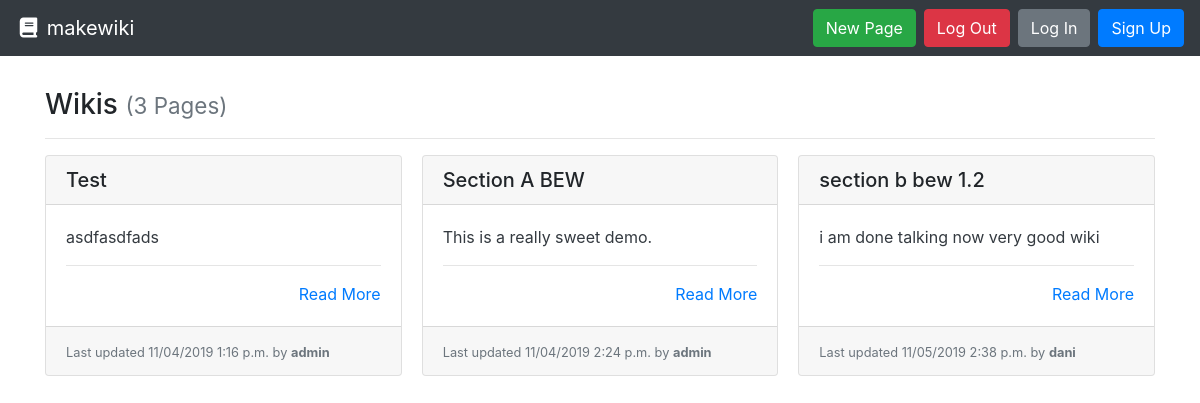
Before: / with the older database file.
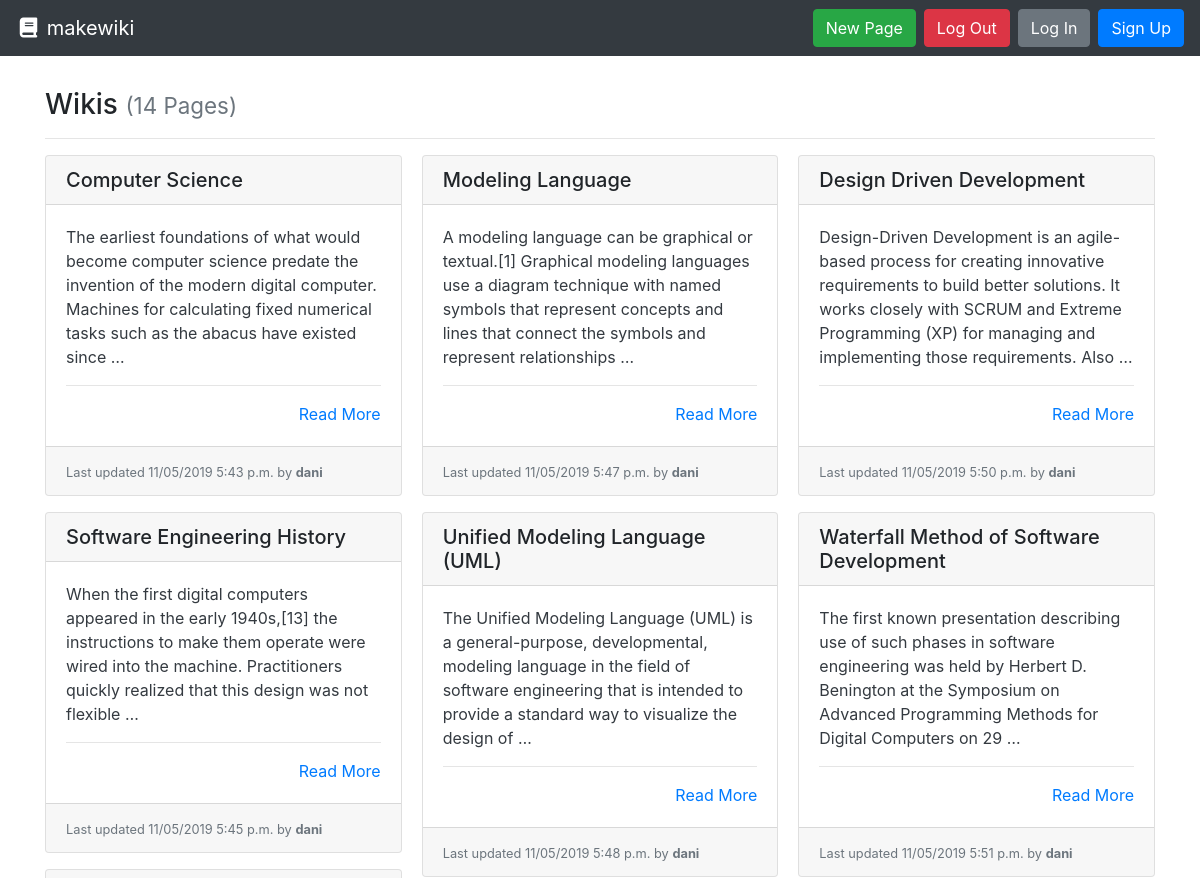
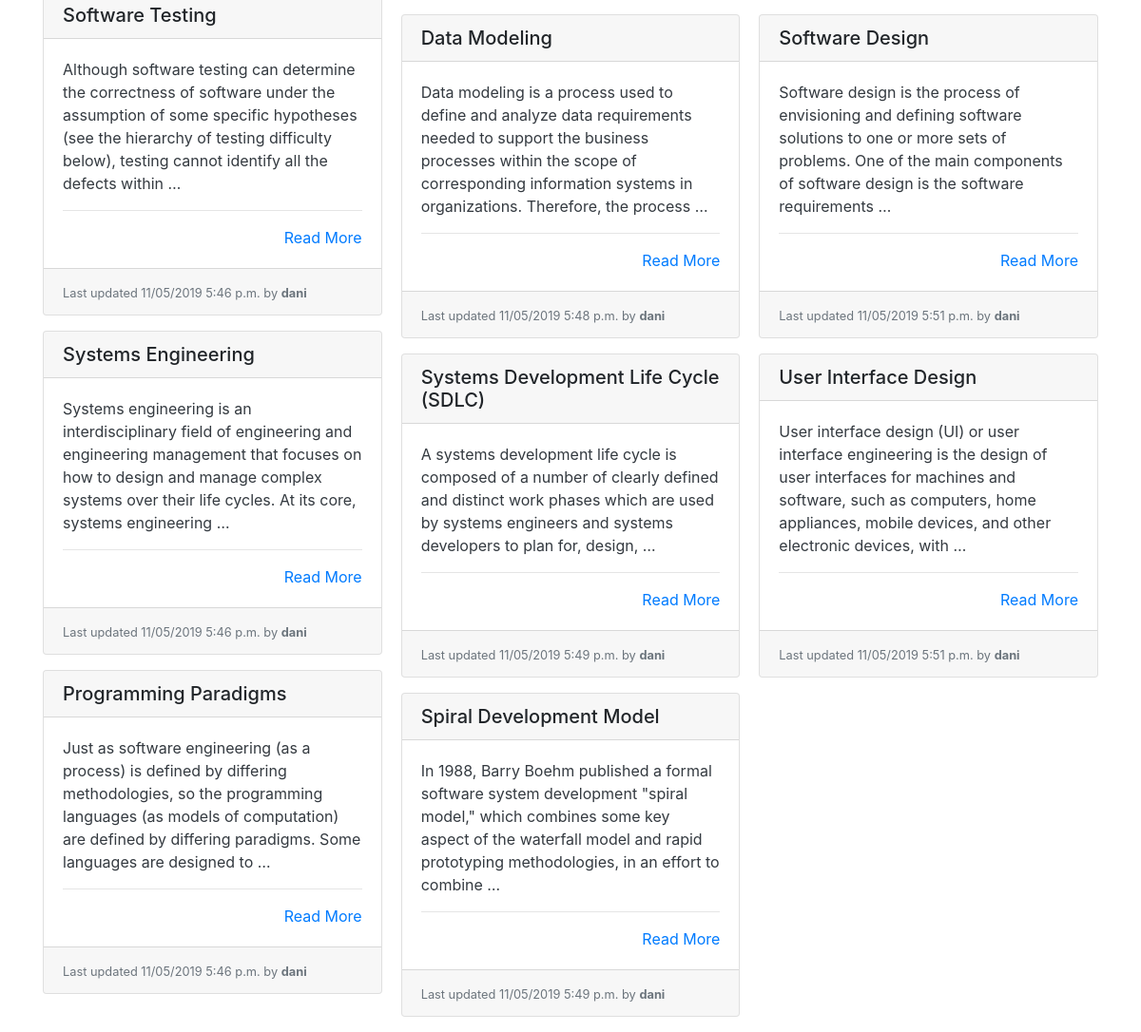
After: the same page with the newer database file (2 pictures, top to bottom).
### wiki/models.py (models this page shows, shortened)
class Page(models.Model):
    title = models.CharField(max_length=settings.WIKI_PAGE_TITLE_MAX_LENGTH, unique=True,
                             help_text="Title of your page.")
    author = models.ForeignKey(User, on_delete=models.PROTECT,
                               help_text="The user that posted this article.")
    slug = models.CharField(max_length=settings.WIKI_PAGE_TITLE_MAX_LENGTH, blank=True, editable=False,
                            help_text="Unique URL path to access this page. Generated by the system.")
    content = models.TextField(
        help_text="Write the content of your page here.")
    created = models.DateTimeField(auto_now_add=True,
                                   help_text="The date and time this page was created. Automatically generated when the model saves.")
    modified = models.DateTimeField(auto_now=True,
                                    help_text="The date and time this page was updated. Automatically generated when the model updates.")

### wiki/views.py (the view)
# urls.py: path('', PageListView.as_view(), name='wiki-list-page'),
class PageListView(ListView):
    model = Page
    def get(self, request):
        pages = self.get_queryset().all()
        return render(request, 'list.html', {
          'pages': pages
        })

### wiki/templates/list.html
{% extends "base.html" %}
{% block content %}
  <h3>Wikis {% if pages %}<small class="text-muted">({{ pages|length }} Page{{ pages|length|pluralize:"s" }})</small>{% endif %}</h3>
  <hr>
  {% if pages %}
    <div class="card-columns">
      {% for page in pages %}
        {% include "partials/card.html" %}
      {% endfor %}
    </div>
  {% else %}
    <div class="alert alert-primary" role="alert">No pages to display.</div>
  {% endif %}
{% endblock %}

### templates/base.html (shortened to what this page needs)
<!doctype html>
<html lang="en">
  <head>
    <link rel="stylesheet" href="https://stackpath.bootstrapcdn.com/bootstrap/4.3.1/css/bootstrap.min.css"
>
  </head>
  <body>
    <nav class="navbar navbar-expand-md navbar-dark bg-dark">
      <a class="navbar-brand" href="{% url 'wiki-list-page' %}"><i class="fas fa-fw fa-book"></i> makewiki</a>
      <form class="form-inline ml-auto">
        <a href="#" class="btn btn-success">New Page</a>
        <a href="" class="btn btn-danger ml-2">Log Out</a>
        <a href="" class="btn btn-secondary ml-2">Log In</a>
        <a href="" class="btn btn-primary ml-2">Sign Up</a>
      </form>
    </nav>
    <main role="main" class="container" style="margin-top: 4vh;">
      {% block content %}{% endblock %}
    </main>
  </body>

### wiki/templates/partials/card.html
<div class="card mb-3">
  <h5 class="card-header ">{{ page.title }}</h5>
  <div class="card-body border-dark">
    <p class="card-text text-dark">
      {{ page.content|truncatewords_html:30 }}
      <hr>
      <div class="text-right"><a href="{% url 'wiki-details-page' page.slug %}" title="Read More">Read More</a></div>
  </div>
  <div class="card-footer">
    <small class="text-muted">Last updated {{ page.modified|date:"SHORT_DATETIME_FORMAT" }} by <b>{{ page.author.username }}</b></small>
  </div>
</div>

Changed rows visible on the page:
removed Page: title "Test", content "asdfasdfads", modified "11/04/2019 1:16 p.m.", author.username "admin"
removed Page: title "Section A BEW", content "This is a really sweet demo.", modified "11/04/2019 2:24 p.m.", author.username "admin"
removed Page: title "section b bew 1.2", content "i am done talking now very good wiki", modified "11/05/2019 2:38 p.m.", author.username "dani"
added Page: title "Computer Science", content "The earliest foundations of what would become computer science predate the invention of the modern digital computer. Machines for calculating fixed numerical tasks such as the abacus have existed since …", modified "11/05/2019 5:43 p.m.", author.username "dani"
added Page: title "Software Engineering History", content "When the first digital computers appeared in the early 1940s,[13] the instructions to make them operate were wired into the machine. Practitioners quickly realized that this design was not flexible …", modified "11/05/2019 5:45 p.m.", author.username "dani"
added Page: title "Software Testing", content "Although software testing can determine the correctness of software under the assumption of some specific hypotheses (see the hierarchy of testing difficulty below), testing cannot identify all the defects within …", modified "11/05/2019 5:46 p.m.", author.username "dani"
added Page: title "Systems Engineering", content "Systems engineering is an interdisciplinary field of engineering and engineering management that focuses on how to design and manage complex systems over their life cycles. At its core, systems engineering …", modified "11/05/2019 5:46 p.m.", author.username "dani"
added Page: title "Programming Paradigms", content "Just as software engineering (as a process) is defined by differing methodologies, so the programming languages (as models of computation) are defined by differing paradigms. Some languages are designed to …", modified "11/05/2019 5:46 p.m.", author.username "dani"
added Page: title "Modeling Language", content "A modeling language can be graphical or textual.[1] Graphical modeling languages use a diagram technique with named symbols that represent concepts and lines that connect the symbols and represent relationships …", modified "11/05/2019 5:47 p.m.", author.username "dani"
added Page: title "Unified Modeling Language (UML)", content "The Unified Modeling Language (UML) is a general-purpose, developmental, modeling language in the field of software engineering that is intended to provide a standard way to visualize the design of …", modified "11/05/2019 5:48 p.m.", author.username "dani"
added Page: title "Data Modeling", content "Data modeling is a process used to define and analyze data requirements needed to support the business processes within the scope of corresponding information systems in organizations. Therefore, the process …", modified "11/05/2019 5:48 p.m.", author.username "dani"
added Page: title "Systems Development Life Cycle (SDLC)", content "A systems development life cycle is composed of a number of clearly defined and distinct work phases which are used by systems engineers and systems developers to plan for, design, …", modified "11/05/2019 5:49 p.m.", author.username "dani"
added Page: title "Spiral Development Model", content "In 1988, Barry Boehm published a formal software system development \"spiral model,\" which combines some key aspect of the waterfall model and rapid prototyping methodologies, in an effort to combine …", modified "11/05/2019 5:49 p.m.", author.username "dani"
added Page: title "Design Driven Development", content "Design-Driven Development is an agile-based process for creating innovative requirements to build better solutions. It works closely with SCRUM and Extreme Programming (XP) for managing and implementing those requirements. Also …", modified "11/05/2019 5:50 p.m.", author.username "dani"
added Page: title "Waterfall Method of Software Development", content "The first known presentation describing use of such phases in software engineering was held by Herbert D. Benington at the Symposium on Advanced Programming Methods for Digital Computers on 29 …", modified "11/05/2019 5:51 p.m.", author.username "dani"
added Page: title "Software Design", content "Software design is the process of envisioning and defining software solutions to one or more sets of problems. One of the main components of software design is the software requirements …", modified "11/05/2019 5:51 p.m.", author.username "dani"
added Page: title "User Interface Design", content "User interface design (UI) or user interface engineering is the design of user interfaces for machines and software, such as computers, home appliances, mobile devices, and other electronic devices, with …", modified "11/05/2019 5:51 p.m.", author.username "dani"
Other visible differences:
{{ pages|length }}: "3" → "14"
